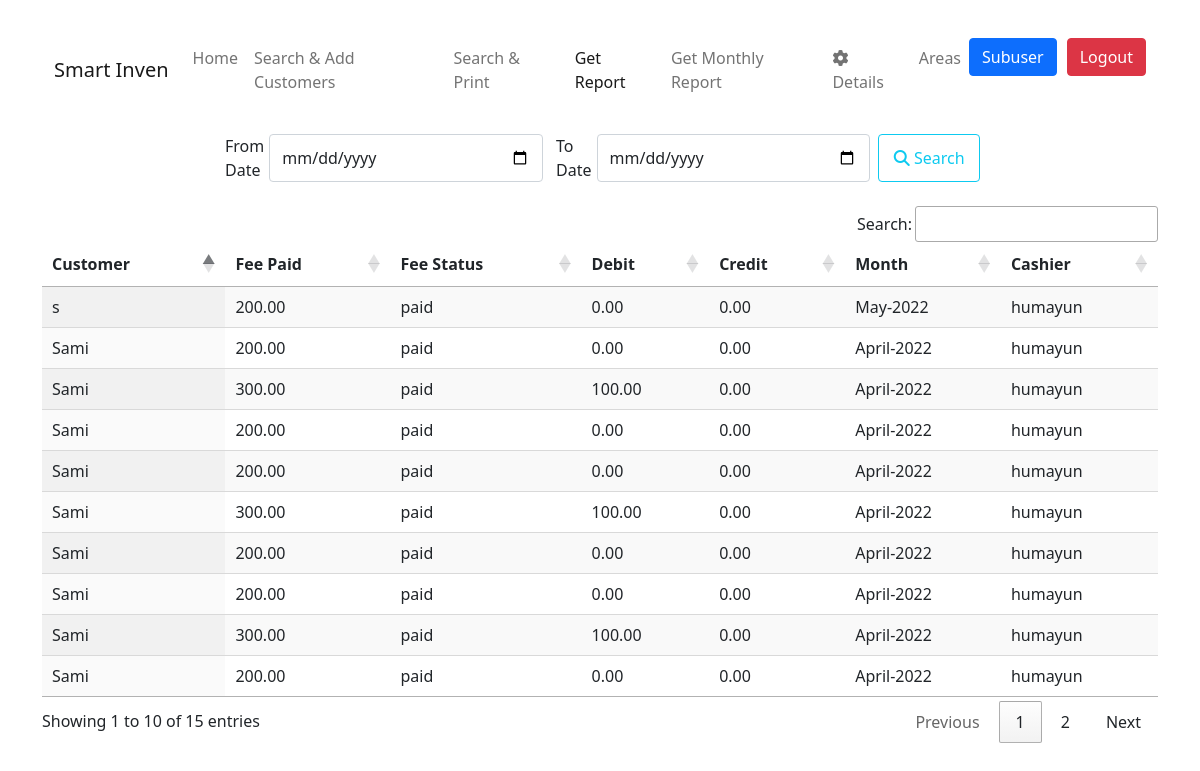
/report/ (signed in), run on the app's committed database.
### main/models.py (models this page shows, shortened)
class Fee(models.Model):
    customer = models.ForeignKey(
        Customers, related_name='fee', on_delete=models.CASCADE)
    fee_paid = models.DecimalField(max_digits=8, blank=False, null=False,
                                   decimal_places=2, verbose_name='Customer`s Paid Fee')
    fee_status = models.CharField(max_length=10, choices=(
        ('paid', 'Paid'), ('not_paid', 'Not Paid')), default='not_paid', null=False)
    debit = models.DecimalField(max_digits=8, blank=False, null=False,
                                decimal_places=2, verbose_name='Customer`s Debit Fee', default=0)
    credit = models.DecimalField(max_digits=8, blank=False, null=False,
                                 decimal_places=2, verbose_name='Customer`s Credit Fee', default=0)
    Date = models.DateField(
        auto_now_add=False, verbose_name='Fee of the Date')
    Month = models.CharField(max_length=100, null=True, blank=True)
    taken_by = models.ForeignKey(User, related_name='fee',
                                 on_delete=models.CASCADE)
    given_on_date = models.DateTimeField(
        auto_now_add=True, verbose_name='Fee`s Date')

class Customers(models.Model):
    customer_id = models.CharField(
        max_length=4, blank=True, null=True, unique=True, verbose_name='Customer`s ID')
    name = models.CharField(max_length=1000, blank=False,
                            null=False, verbose_name='Customer`s Name')
    phone = models.CharField(max_length=13, blank=True,
                             null=True, verbose_name='Customer`s Phone Number')
    address = models.TextField(
        null=True, blank=True, verbose_name='Customer`s Address')
    customer_status = models.CharField(max_length=10, choices=(
        ('active', 'Active'), ('disabled', 'Disabled')), default='disabled', null=False)
    area = models.ForeignKey(Area, related_name='customer',
                             on_delete=models.CASCADE, verbose_name='Customer`s area')
    subarea = models.ForeignKey(SubArea, related_name='customer_sarea',
                                on_delete=models.CASCADE, verbose_name='Customer`s Sub-Area')
    customer_fee_assigned = models.DecimalField(max_digits=8, blank=False, null=False,
                                                decimal_places=2, verbose_name='Customer`s Assigned Fee')
    user = models.ForeignKey(User, related_name='user',
                             on_delete=models.CASCADE, verbose_name="Added BY Admin user")
    assigned_to_subuser = models.ForeignKey(
        Subuser, related_name='customersubuser', on_delete=models.CASCADE)
    def __str__(self):
        return self.name

### main/views.py (the view)
# urls.py: path('report/', views.generatereport, name='report'),
@login_required
def generatereport(request):
    dt = date.today()
    dt = dt.strftime("%Y-%m-%d")
    query = request.GET.get('query', '2000-01-01')
    query2 = request.GET.get('query2', dt)
    customer = []
    fee=[]
    if Subuser.objects.filter(name=request.user.username).exists():
        subuser = Subuser.objects.filter(name=request.user.username).first()
        customers = Customers.objects.filter(assigned_to_subuser=subuser)
        for customer in customers:
            fee = Fee.objects.filter(
                Date__range=[query, query2]).filter(customer=customer)
    else:
        c = Customers.objects.filter(user=request.user)
        for customer in c:
            fee = Fee.objects.filter(Date__range=[query, query2])
    return render(request, 'report.html', {'fee': fee})

### main/templates/report.html (shortened to what this page needs)
{% extends 'base.html' %} {% block title %}Report{% endblock %} {% block navbar %}
<nav class="navbar navbar-expand-lg navbar-light container">
  <div class="container-fluid">
    <a class="navbar-brand" href="{% url 'home' %}">Smart Inven</a>
    <div class="collapse navbar-collapse" id="navbarNav">
      <ul class="navbar-nav">
        <li class="nav-item">
          <a class="nav-link" aria-current="page" href="{% url 'home' %}"
            >Home</a
          >
        </li>
        <li class="nav-item">
          <a class="nav-link" href="{% url 'search' %}"
            >Search & Add Customers</a
          >
        </li>
        <li class="nav-item">
          <a class="nav-link" href="{% url 'search-and-print' %}"
            >Search & Print</a
          >
        </li>
        <li class="nav-item">
          <a class="nav-link active" href="{% url 'report' %}">Get Report</a>
        </li>
        <li class="nav-item">
          <a class="nav-link" href="{% url 'monthly_report' %}"
            >Get Monthly Report</a
          >
        </li>
        <li class="nav-item">
          <a class="nav-link" href="{% url 'details' %}"
            ><i class="fa fa-gear"></i> Details</a
          >
        </li>
        {% if request.user.is_authenticated %} {% if request.user.is_staff %}
        <li class="nav-item">
          <a class="nav-link" href="{% url 'area' %}">Areas</a>
        </li>
        <li class="nav-item" style="margin-right: 10px">
          <a class="btn btn-primary" href="{% url 'show_subusers' %}"
            >Subuser</a
          >
        </li>
        {% endif %}
        <li class="nav-item">
          <a class="btn btn-danger" href="{% url 'logout' %}">Logout</a>
        </li>
        {% endif %}
      </ul>
    </div>
  </div>
</nav>
{% endblock %} {% block content %}
<div class="container">
  <div style="display: flex; justify-content: space-evenly" class="m-lg-4">
    <form class="d-flex" action="{% url 'report' %}" method="get">
      <label for="query" style="margin: 0px 5px">From Date </label>
      <input
        class="form-control me-2"
        type="date"
        class="input"
        placeholder="From Date"
        name="query"
      />
      <label style="margin: 0px 5px" for="query2">To Date </label>
      <input
        class="form-control me-2"
        type="date"
        class="input"
        placeholder="To Date"
        name="query2"
      />
      <button class="btn btn-outline-info" type="submit" style="width: 250px">
        <i class="fa fa-search"></i> Search
      </button>
    </form>
  </div>
  <div class="columns is-multiline mb-6">
    <table id="myTable" class="display" style="width: 100%">
      <thead>
        <tr>
          <th scope="col">Customer</th>
          <th scope="col">Fee Paid</th>
          <th scope="col">Fee Status</th>
          <th scope="col">Debit</th>
          <th scope="col">Credit</th>
          <th scope="col">Month</th>
          <th scope="col">Cashier</th>
        </tr>
      </thead>
      <tbody>
        {% for fee in fee %}
        <tr>
          <td scope="row">{{fee.customer}}</td>
          <td scope="row">{{ fee.fee_paid }}</td>
          {% if fee.fee_status == "paid" %}
          <td scope="row"><span>{{ fee.fee_status }}</span></td>
          {% else %}
          <td scope="row">
            <span style="color: #ffcc00">{{ fee.fee_status }}</span>
          </td>
          {% endif%}
          <td scope="row">{{ fee.debit }}</td>
          <td scope="row">{{ fee.credit }}</td>
          <td scope="row">{{ fee.Month }}</td>
          <td scope="row">{{ fee.taken_by }}</td>
        </tr>
        {% endfor %}
      </tbody>
    </table>
  </div>
</div>
{% endblock %}

### data on the page
Fee: customer "s", fee_paid "200.00", fee_status "paid", debit "0.00", credit "0.00", Month "May-2022", taken_by "humayun"
Fee: customer "Sami", fee_paid "200.00", fee_status "paid", debit "0.00", credit "0.00", Month "April-2022", taken_by "humayun"
Fee: customer "Sami", fee_paid "300.00", fee_status "paid", debit "100.00", credit "0.00", Month "April-2022", taken_by "humayun"
Fee: customer "Sami", fee_paid "200.00", fee_status "paid", debit "0.00", credit "0.00", Month "April-2022", taken_by "humayun"
Fee: customer "Sami", fee_paid "200.00", fee_status "paid", debit "0.00", credit "0.00", Month "April-2022", taken_by "humayun"
Fee: customer "Sami", fee_paid "300.00", fee_status "paid", debit "100.00", credit "0.00", Month "April-2022", taken_by "humayun"
Fee: customer "Sami", fee_paid "200.00", fee_status "paid", debit "0.00", credit "0.00", Month "April-2022", taken_by "humayun"
Fee: customer "Sami", fee_paid "200.00", fee_status "paid", debit "0.00", credit "0.00", Month "April-2022", taken_by "humayun"
Fee: customer "Sami", fee_paid "300.00", fee_status "paid", debit "100.00", credit "0.00", Month "April-2022", taken_by "humayun"
Fee: customer "Sami", fee_paid "200.00", fee_status "paid", debit "0.00", credit "0.00", Month "April-2022", taken_by "humayun"
